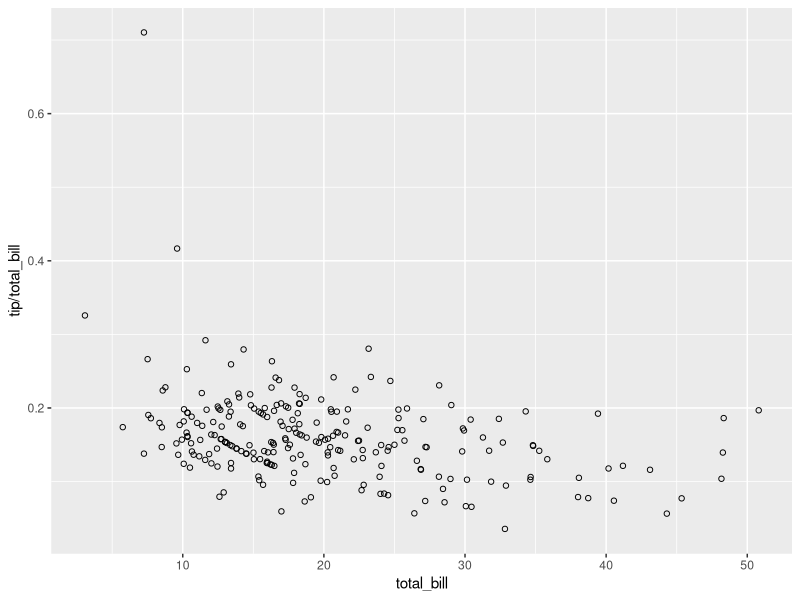
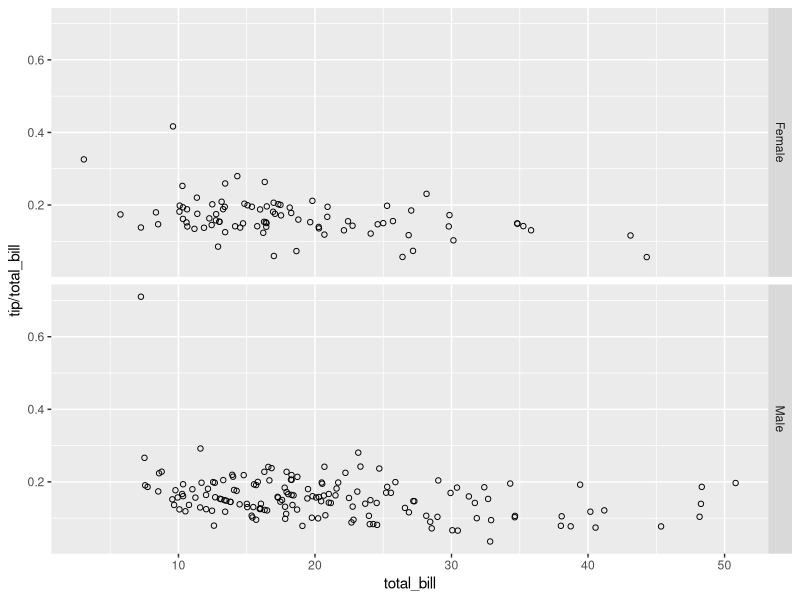
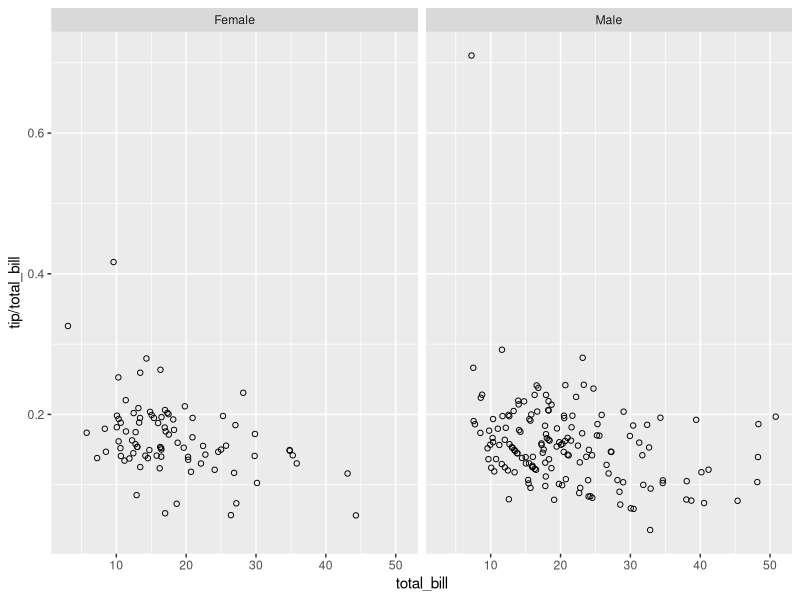
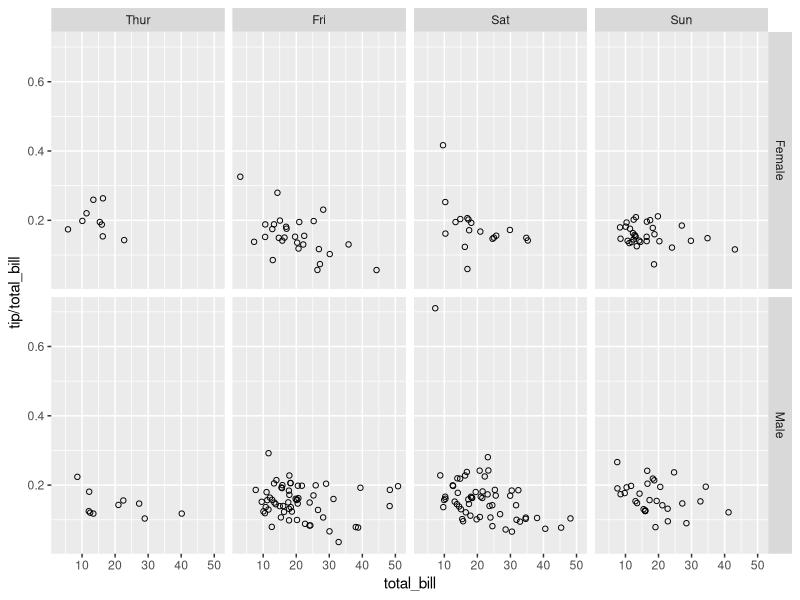
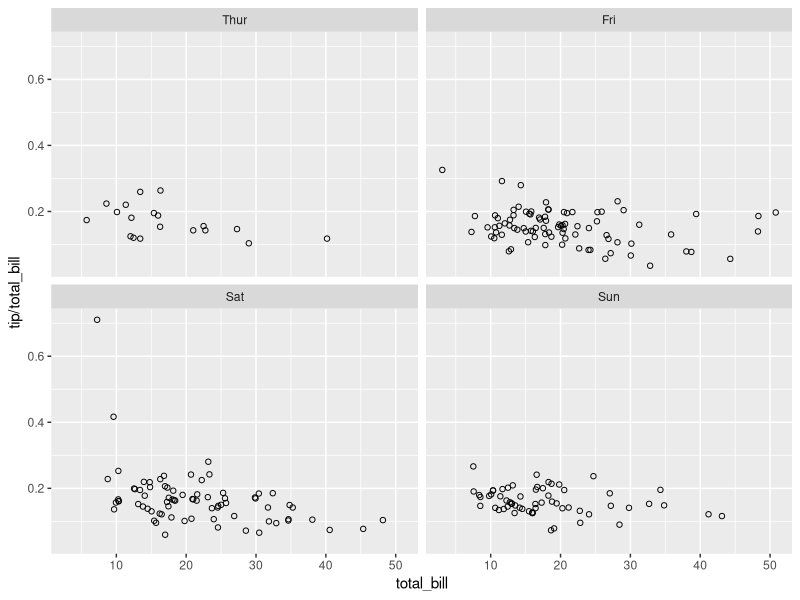
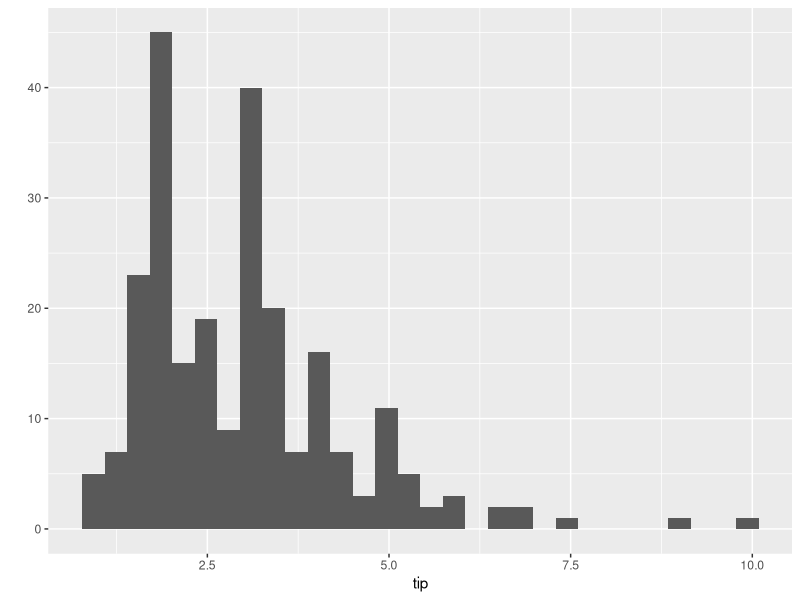
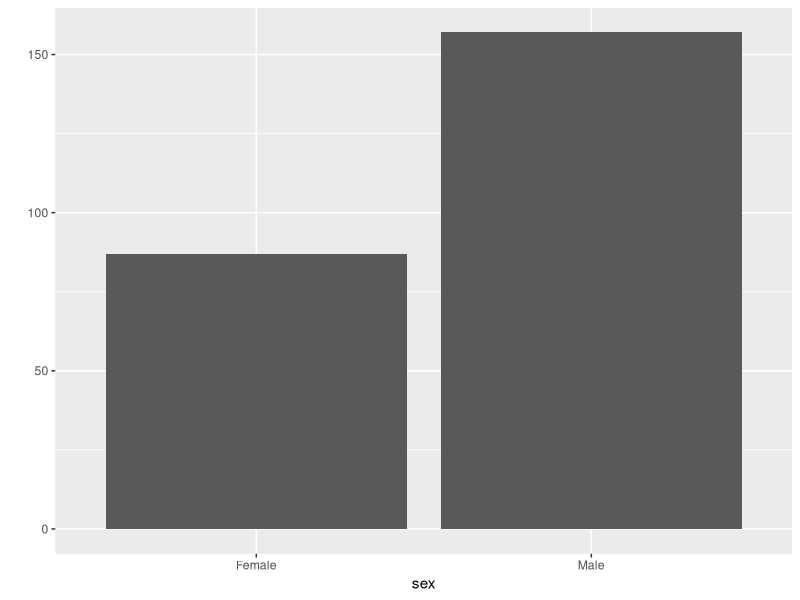
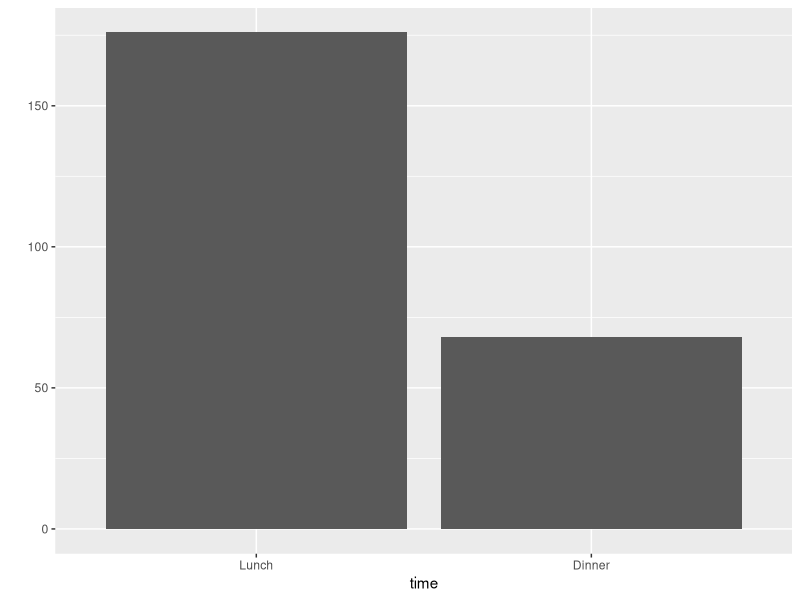

Write R code to recreate these figures, in order. (Note: this script raises an error after producing the figures.)
# Excersise from: http://www.cookbook-r.com/Graphs/Facets_(ggplot2)/
library(reshape2)
library(ggplot2)

## Problem:
# You want to do split up your data by one or more variables and plot the 
# subsets of data together.

# Initial Exploratory commands

?tips
names(tips)
dim(tips)
str(tips)
summary(tips)

# Day and Time has non-intuitive levels...
levels(tips$day) <- c("Thur","Fri","Sat","Sun")
levels(tips$time) <- c("Lunch","Dinner")

# This is a scatterplot of the tip percentage by total bill size.
sp <- ggplot(tips, aes(x=total_bill, y=tip/total_bill)) + geom_point(shape=1)
sp

# Divide by levels of "sex", in the vertical direction
sp + facet_grid(sex ~ .)

# Divide by levels of "sex", in the horizontal direction
sp + facet_grid(. ~ sex)

# Divide with "sex" vertical, "day" horizontal
sp + facet_grid(sex ~ day)

# Divide by day, going horizontally and wrapping with 2 columns
sp + facet_wrap( ~ day, ncol=2)

###############################################################################
###############################################################################

## PERSONAL STUDY ABOUT THE DATA: ggplot and EDA
# First lets do some explorative quick plots :)
?qplot
qplot(tip, data=tips)
qplot(sex, data=tips)
qplot(time, data=tips)
qplot(size, data=tips)
qplot(day, data=tips, fill=time)
qplot(total_bill, data=tips)

# Now using some facets...
qplot(tip, data=tips, facets = sex ~ .)
qplot(tip, data=tips, facets = day ~ .)

# Now using ggplot
ggplot(tips, aes(tip)) + geom_histogram()
ggplot(tips, aes(day, fill=time)) + geom_histogram() + theme_bw()
ggplot(tips, aes(tip, fill=time)) + geom_histogram() + facet_grid(day ~ .) + theme_bw()

# Who gives more dollars in tips, male or female?
sum(subset(tips, sex=="Male",select=tip)) # 485.07
sum(subset(tips,sex=="Female",select=tip)) # 246.51

ggplot(tips, aes(sex, tip)) + geom_bar(stat="identity")
ggplot(tips, aes(sex, tip)) + stat_summary(fun.y = sum, geom = "bar")

# Which gender, in average, leaves more money?
ggplot(tips, aes(sex, tip)) + stat_summary(fun.y = mean, geom = "bar")

# Who gives more tips, smokers or no-smokers?
sum(subset(tips, smoker=="Yes", select=tip)) # 279.81
sum(subset(tips, smoker=="No", select=tip)) # 451.77

ggplot(tips, aes(smoker, tip)) + stat_summary(fun.y = sum, geom="bar")


# When do the people leave more tips? Dinner or Lunch?
sum(subset(tips, time=="Dinner", select=tip))
sum(subset(tips, time=="Lunch", select=tip))

ggplot(tips, aes(time, tip)) + stat_summary(fun.y = sum, geom = "bar")

# Which days the people gives more money in tips?
ggplot(tips, aes(day,tip)) + stat_summary(fun.y = sum, geom = "bar")